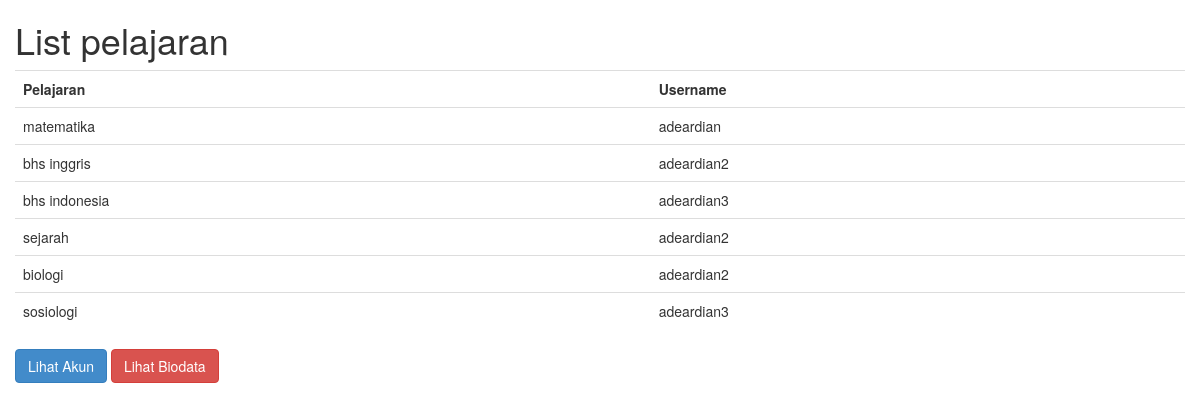
Page /index.php/karyawancontroller/pelajaran on the committed database.
### tables this page shows
CREATE TABLE `pelajaran` (
  `ID` int(11) NOT NULL,
  `user_id` int(11) NOT NULL,
  `pelajaran` varchar(255) NOT NULL
);

CREATE TABLE `user` (
  `ID` int(11) NOT NULL,
  `email` varchar(255) NOT NULL,
  `username` varchar(255) NOT NULL,
  `password` varchar(255) NOT NULL
);

### application/controllers/KaryawanController.php (called while the page is built, shortened)
<?php
class KaryawanController extends CI_Controller {
	public function pelajaran()
	{
		$this->load->model('pelajaran');
		$data['query'] = $this->db->select('user.*, pelajaran.*')
						->from('user')
						->join('pelajaran', 'user.id = pelajaran.user_id', 'inner')
						->get();
		$this->load->view('pelajaran_list', $data);
	}
}

### index.php (called while the page is built, shortened)
<?php
require_once BASEPATH.'core/CodeIgniter.php';

### application/views/pelajaran_list.php (the view, shortened to what this page needs)
?><!DOCTYPE html>
<html lang="en">
<head>
	<link href="<?PHP echo base_url(); ?>assets/css/bootstrap.min.css" rel="stylesheet">
		<link href="<?PHP echo base_url(); ?>assets/css/jquery.dataTables.min.css" rel="stylesheet">
        <link href="<?PHP echo base_url(); ?>assets/css/bootstrap-datetimepicker.min.css" rel="stylesheet">
</head>
<body>
<div id="container">
	<div id="body" class="col-sm-12">
		<h1>List pelajaran</h1>
		<table class="table table-responsive">
			<tr>
				<th>Pelajaran</th>
				<th>Username</th>
			</tr>
			<?php
				foreach ($query->result() as $row) {
			?>
			<tr>
				<td><?= $row->pelajaran; ?></td>
				<td><?= $row->username; ?></td>
			</tr>
			<?php
			}
			?>
		</table>
		<button type="button" class="btn btn-primary btn-small" id="akun">Lihat Akun</button>
		<button type="button" class="btn btn-danger btn-small" id="biodata">Lihat Biodata</button>
	</div>
</div>
</body>
</html>

### rows in the picture
pelajaran: pelajaran "matematika", user.username "adeardian"
pelajaran: pelajaran "bhs inggris", user.username "adeardian2"
pelajaran: pelajaran "bhs indonesia", user.username "adeardian3"
pelajaran: pelajaran "sejarah", user.username "adeardian2"
pelajaran: pelajaran "biologi", user.username "adeardian2"
pelajaran: pelajaran "sosiologi", user.username "adeardian3"
